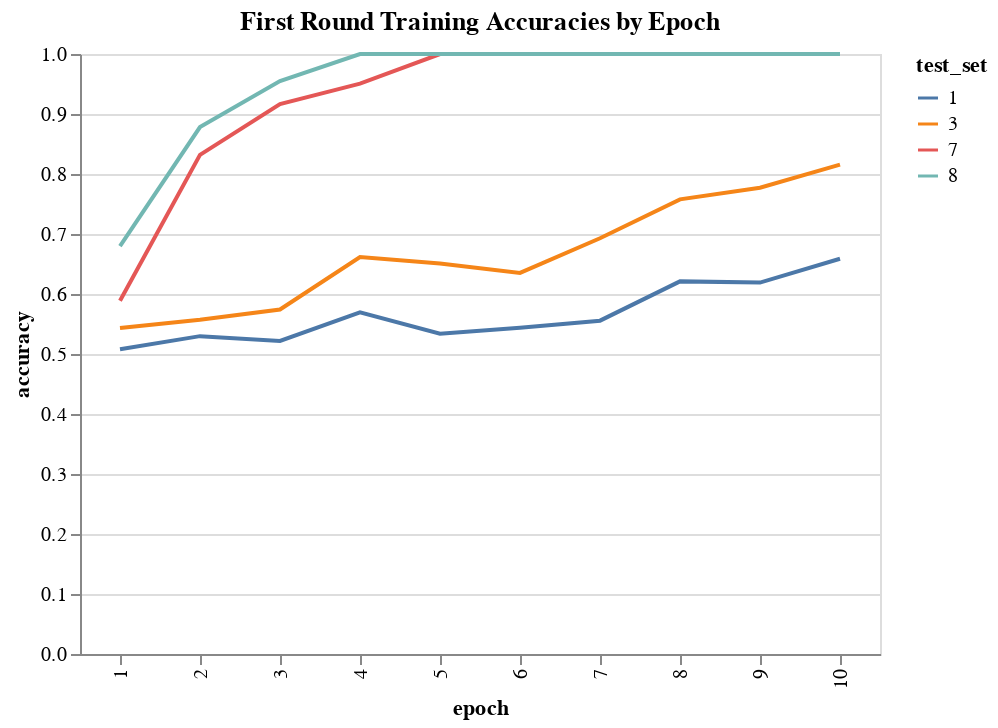

Notebook cell for this chart:
### Code cell
first_training_round = pd.read_csv('/content/gdrive/My Drive/10_epochs.csv')

first_training_accuracies = alt.Chart(first_training_round).mark_line().encode(
    x='epoch:O',
    y='accuracy:Q',
    color='test_set:N'
).properties(
    title='First Round Training Accuracies by Epoch',
    width=400
)

first_training_accuracies

### Figure 1 — Vega-Lite specification as saved in the notebook (floating-point values rounded to 4 significant figures)
{"config": {"view": {"continuousWidth": 400, "continuousHeight": 300}}, "data": {"name": "data-5910b75b0044e743b0c354ffd41811bd"}, "mark": "line", "encoding": {"color": {"field": "test_set", "type": "nominal"}, "x": {"field": "epoch", "type": "ordinal"}, "y": {"field": "accuracy", "type": "quantitative"}}, "title": "First Round Training Accuracies by Epoch", "width": 400, "$schema": "https://vega.github.io/schema/vega-lite/v4.17.0.json", "datasets": {"data-5910b75b0044e743b0c354ffd41811bd": [{"Unnamed: 0": 0, "epoch": 1, "test_set": 1, "accuracy": 0.5079, "loss": 0.7104}, {"Unnamed: 0": 1, "epoch": 2, "test_set": 1, "accuracy": 0.5298, "loss": 0.6864}, {"Unnamed: 0": 2, "epoch": 3, "test_set": 1, "accuracy": 0.5218, "loss": 0.6916}, {"Unnamed: 0": 3, "epoch": 4, "test_set": 1, "accuracy": 0.5694, "loss": 0.6825}, {"Unnamed: 0": 4, "epoch": 5, "test_set": 1, "accuracy": 0.5337, "loss": 0.6845}, {"Unnamed: 0": 5, "epoch": 6, "test_set": 1, "accuracy": 0.5437, "loss": 0.6815}, {"Unnamed: 0": 6, "epoch": 7, "test_set": 1, "accuracy": 0.5556, "loss": 0.6753}, {"Unnamed: 0": 7, "epoch": 8, "test_set": 1, "accuracy": 0.621, "loss": 0.6646}, {"Unnamed: 0": 8, "epoch": 9, "test_set": 1, "accuracy": 0.619, "loss": 0.658}, {"Unnamed: 0": 9, "epoch": 10, "test_set": 1, "accuracy": 0.6587, "loss": 0.6433}, {"Unnamed: 0": 0, "epoch": 1, "test_set": 3, "accuracy": 0.5434, "loss": 0.6943}, {"Unnamed: 0": 1, "epoch": 2, "test_set": 3, "accuracy": 0.5572, "loss": 0.6493}, {"Unnamed: 0": 2, "epoch": 3, "test_set": 3, "accuracy": 0.5741, "loss": 0.6258}, {"Unnamed: 0": 3, "epoch": 4, "test_set": 3, "accuracy": 0.6617, "loss": 0.6319}, {"Unnamed: 0": 4, "epoch": 5, "test_set": 3, "accuracy": 0.6507, "loss": 0.603}, {"Unnamed: 0": 5, "epoch": 6, "test_set": 3, "accuracy": 0.6352, "loss": 0.5616}, {"Unnamed: 0": 6, "epoch": 7, "test_set": 3, "accuracy": 0.6928, "loss": 0.5563}, {"Unnamed: 0": 7, "epoch": 8, "test_set": 3, "accuracy": 0.7578, "loss": 0.5475}, {"Unnamed: 0": 8, "epoch": 9, "test_set": 3, "accuracy": 0.7772, "loss": 0.5077}, {"Unnamed: 0": 9, "epoch": 10, "test_set": 3, "accuracy": 0.8157, "loss": 0.4726}, {"Unnamed: 0": 0, "epoch": 1, "test_set": 7, "accuracy": 0.5886, "loss": 1.039}, {"Unnamed: 0": 1, "epoch": 2, "test_set": 7, "accuracy": 0.832, "loss": 0.4489}, {"Unnamed: 0": 2, "epoch": 3, "test_set": 7, "accuracy": 0.9167, "loss": 0.3339}, {"Unnamed: 0": 3, "epoch": 4, "test_set": 7, "accuracy": 0.9506, "loss": 0.1825}, {"Unnamed: 0": 4, "epoch": 5, "test_set": 7, "accuracy": 1.0, "loss": 0.0}, {"Unnamed: 0": 5, "epoch": 6, "test_set": 7, "accuracy": 1.0, "loss": 0.0}, {"Unnamed: 0": 6, "epoch": 7, "test_set": 7, "accuracy": 1.0, "loss": 0.0}, {"Unnamed: 0": 7, "epoch": 8, "test_set": 7, "accuracy": 1.0, "loss": 0.0}, {"Unnamed: 0": 8, "epoch": 9, "test_set": 7, "accuracy": 1.0, "loss": 0.0}, {"Unnamed: 0": 9, "epoch": 10, "test_set": 7, "accuracy": 1.0, "loss": 0.0}, {"Unnamed: 0": 0, "epoch": 1, "test_set": 8, "accuracy": 0.6799, "loss": 0.6184}, {"Unnamed: 0": 1, "epoch": 2, "test_set": 8, "accuracy": 0.8783, "loss": 0.3533}, {"Unnamed: 0": 2, "epoch": 3, "test_set": 8, "accuracy": 0.955, "loss": 0.1506}, {"Unnamed: 0": 3, "epoch": 4, "test_set": 8, "accuracy": 1.0, "loss": 0.0}, {"Unnamed: 0": 4, "epoch": 5, "test_set": 8, "accuracy": 1.0, "loss": 0.0}, {"Unnamed: 0": 5, "epoch": 6, "test_set": 8, "accuracy": 1.0, "loss": 0.0}, {"Unnamed: 0": 6, "epoch": 7, "test_set": 8, "accuracy": 1.0, "loss": 0.0}, {"Unnamed: 0": 7, "epoch": 8, "test_set": 8, "accuracy": 1.0, "loss": 0.0}, {"Unnamed: 0": 8, "epoch": 9, "test_set": 8, "accuracy": 1.0, "loss": 0.0}, {"Unnamed: 0": 9, "epoch": 10, "test_set": 8, "accuracy": 1.0, "loss": 0.0}]}}
